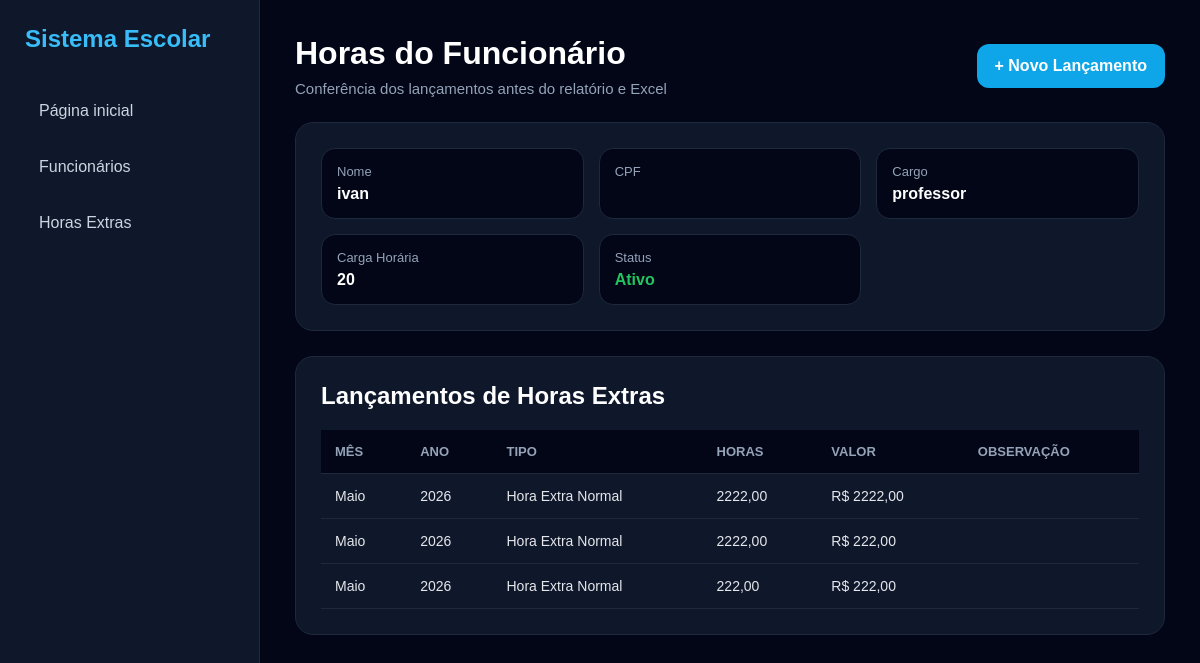
Before: /funcionario/13/horas/ (signed in) with the older database file.
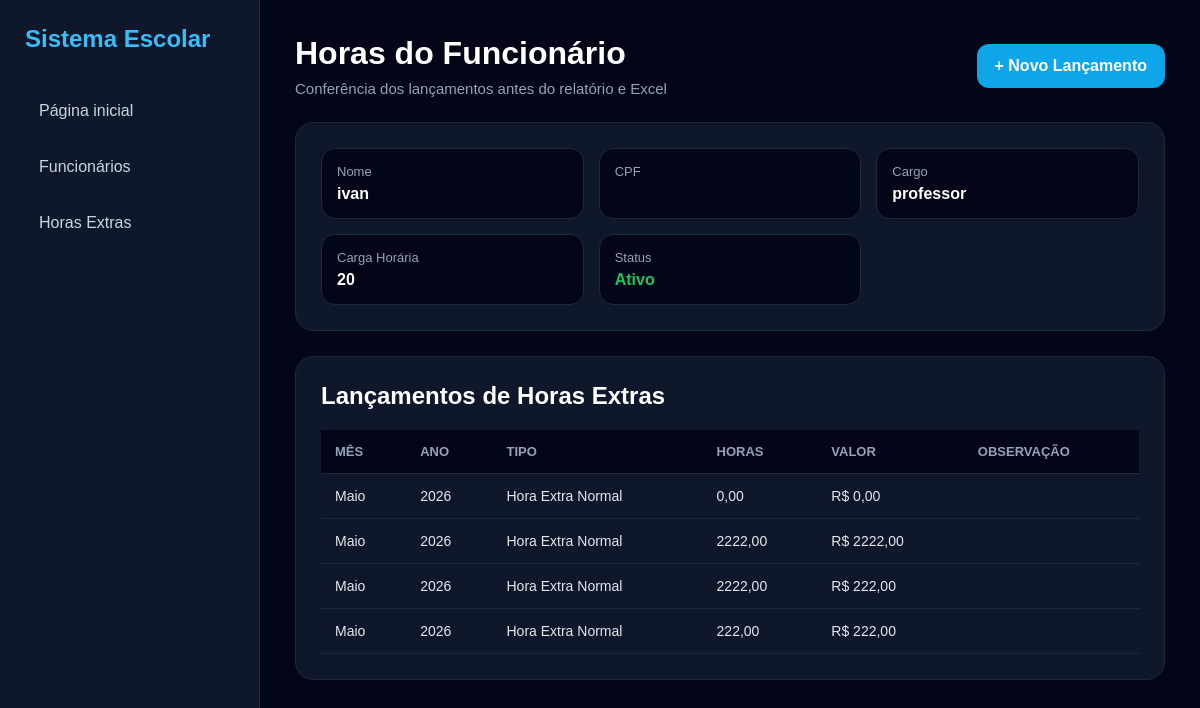
After: the same page with the newer database file.
### funcionarios/models.py (models this page shows, shortened)
class HoraExtra(models.Model):
    MES_CHOICES = (
        (1, 'Janeiro'),
        (2, 'Fevereiro'),
        (3, 'Março'),
        (4, 'Abril'),
        (5, 'Maio'),
        (6, 'Junho'),
        (7, 'Julho'),
        (8, 'Agosto'),
        (9, 'Setembro'),
        (10, 'Outubro'),
        (11, 'Novembro'),
        (12, 'Dezembro'),
    )
    TIPO_HORA = (
        ('normal', 'Hora Extra Normal'),
        ('f1', 'Hora Extra F1'),
        ('f2', 'Hora Extra F2'),
    )
    COR_TEXTO = (
        ('normal', 'Normal'),
        ('vermelho', 'Vermelho'),
        ('verde', 'Verde'),
    )
    funcionario = models.ForeignKey(
        Funcionario,
        on_delete=models.CASCADE
    )
    tipo = models.CharField(
        max_length=20,
        choices=TIPO_HORA,
        default='normal'
    )
    quantidade_horas = models.DecimalField(
        max_digits=6,
        decimal_places=2,
        default=0
    )
    valor = models.DecimalField(
        max_digits=10,
        decimal_places=2,
        default=0
    )
    mes_referencia = models.IntegerField(
        choices=MES_CHOICES,
        default=1
    )
    ano = models.IntegerField(default=2026)
    observacao_hora_extra = models.TextField(
        blank=True,
        null=True
    )
    numero_faltas = models.IntegerField(default=0)
    data_falta = models.DateField(
        blank=True,
        null=True
    )
    observacao_falta = models.TextField(
        blank=True,
        null=True
    )
    cor_texto = models.CharField(
        max_length=20,
        choices=COR_TEXTO,
        default='normal'
    )
    criado_em = models.DateTimeField(auto_now_add=True)

### funcionarios/views.py (the view)
@login_required(login_url='/login/')
def horas_funcionario(request, id):
    funcionario = get_object_or_404(Funcionario, id=id)
    lancamentos = HoraExtra.objects.filter(
        funcionario=funcionario
    ).order_by(
        '-ano',
        '-mes_referencia',
        '-id'
    )
    return render(
        request,
        'horas_funcionario.html',
        {
            'funcionario': funcionario,
            'lancamentos': lancamentos,
        }
    )

### funcionarios/models.py (called while the page is built)
    def __str__(self):
        return self.nome

### funcionarios/templates/horas_funcionario.html (shortened to what this page needs)
<!DOCTYPE html>
<html lang="pt-br">
<head>
</head>
<body>
    <div class="sidebar">
        <div class="logo">Sistema Escolar</div>
        <a href="/">Página inicial</a>
        <a href="/funcionarios/">Funcionários</a>
        <a href="/horas-extras/">Horas Extras</a>
    </div>
    <div class="content">
        <div class="topo">
            <div>
                <h1>Horas do Funcionário</h1>
                <p class="sub">Conferência dos lançamentos antes do relatório e Excel</p>
            </div>
            <a href="/horas-extras/adicionar/{{ funcionario.id }}/" class="btn">
                + Novo Lançamento
            </a>
        </div>
        <div class="box">
            <div class="dados">
                <div class="item">
                    <span>Nome</span>
                    <strong>{{ funcionario.nome }}</strong>
                </div>
                <div class="item">
                    <span>CPF</span>
                </div>
                <div class="item">
                    <span>Cargo</span>
                    <strong>{{ funcionario.cargo }}</strong>
                </div>
                <div class="item">
                    <span>Carga Horária</span>
                    <strong>{{ funcionario.carga_horaria }}</strong>
                </div>
                <div class="item">
                    <span>Status</span>
                    {% if funcionario.status == 'ativo' %}
                        <strong class="ativo">Ativo</strong>
                    {% elif funcionario.status == 'inativo' %}
                        <strong class="inativo">Inativo</strong>
                    {% else %}
                        <strong class="demitido">Demitido</strong>
                    {% endif %}
                </div>
            </div>
        </div>
        <div class="box">
            <h2 style="margin-bottom:20px;">Lançamentos de Horas Extras</h2>
            <table>
                <tr>
                    <th>Mês</th>
                    <th>Ano</th>
                    <th>Tipo</th>
                    <th>Horas</th>
                    <th>Valor</th>
                    <th>Observação</th>
                </tr>
                {% for item in lancamentos %}
                <tr>
                    <td>{{ item.get_mes_referencia_display }}</td>
                    <td>{{ item.ano }}</td>
                    <td>{{ item.get_tipo_display }}</td>
                    <td>{{ item.quantidade_horas }}</td>
                    <td>R$ {{ item.valor }}</td>
                    <td>{{ item.observacao }}</td>
                </tr>
                {% empty %}
                <tr>
                    <td colspan="6" class="vazio">
                        Nenhum lançamento encontrado para este funcionário.
                    </td>
                </tr>
                {% endfor %}
            </table>
        </div>
    </div>
</body>
</html>

Changed rows visible on the page:
added HoraExtra: mes_referencia "Maio", ano "2026", tipo "Hora Extra Normal", quantidade_horas "0,00", valor "0,00"
